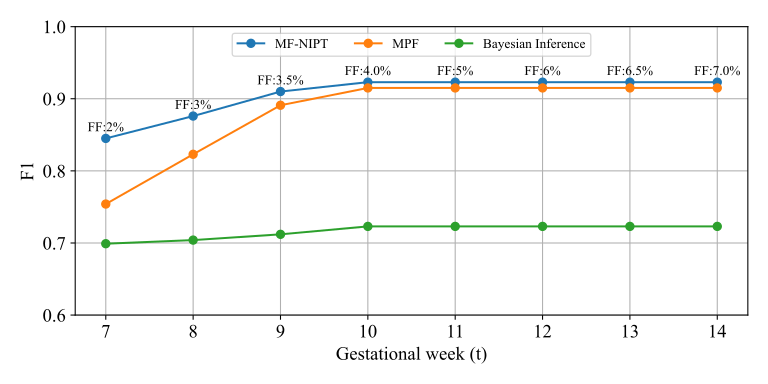

Reproduce this figure in Python.
import pandas as pd
import matplotlib.pyplot as plt
import seaborn as sns
from datasets import load_dataset

# 设置图片清晰度和字体
import matplotlib.font_manager as fm
fm.fontManager.addfont('doc/font/times/times.ttf')
plt.rc('font',family='Times New Roman')
plt.rcParams.update({'font.size': 14})# 统一设置所有字体大小为14
plt.rcParams['figure.dpi'] = 400
week = [7,8,9,10,11,12,13,14]
FF=[2,3,3.5,4.0,5,6,6.5,7.0]
F1=[[0.845,0.876,0.910,0.923,0.923,0.923,0.923,0.923], ## MF-NIPT
    [0.754,0.823,0.891,0.915,0.915,0.915,0.915,0.915],  ## MPF
    [0.699,0.704,0.712,0.723,0.723,0.723,0.723,0.723],  ## Bayesian Inference 
    ]

plt.figure(figsize=(8,4))
plt.plot(week, F1[0],marker='o',label='MF-NIPT')
plt.plot(week, F1[1],marker='o',label='MPF')
plt.plot(week, F1[2],marker='o',label='Bayesian Inference')
plt.xlabel('Gestational week (t)')
plt.ylabel('F1')
plt.ylim(0.6,1.0)
plt.legend(fontsize=10, loc='upper center', ncols=3)
for i in range(len(week)):
    plt.text(week[i], F1[0][i]+0.01, f'FF:{FF[i]}%', fontsize=10, color='black', ha='center')
plt.grid()


# 调整布局并保存
plt.tight_layout()
plt.savefig('./doc/fig.casestudy.svg')
plt.savefig('./doc/fig.casestudy.jpg', dpi=400)
plt.show()